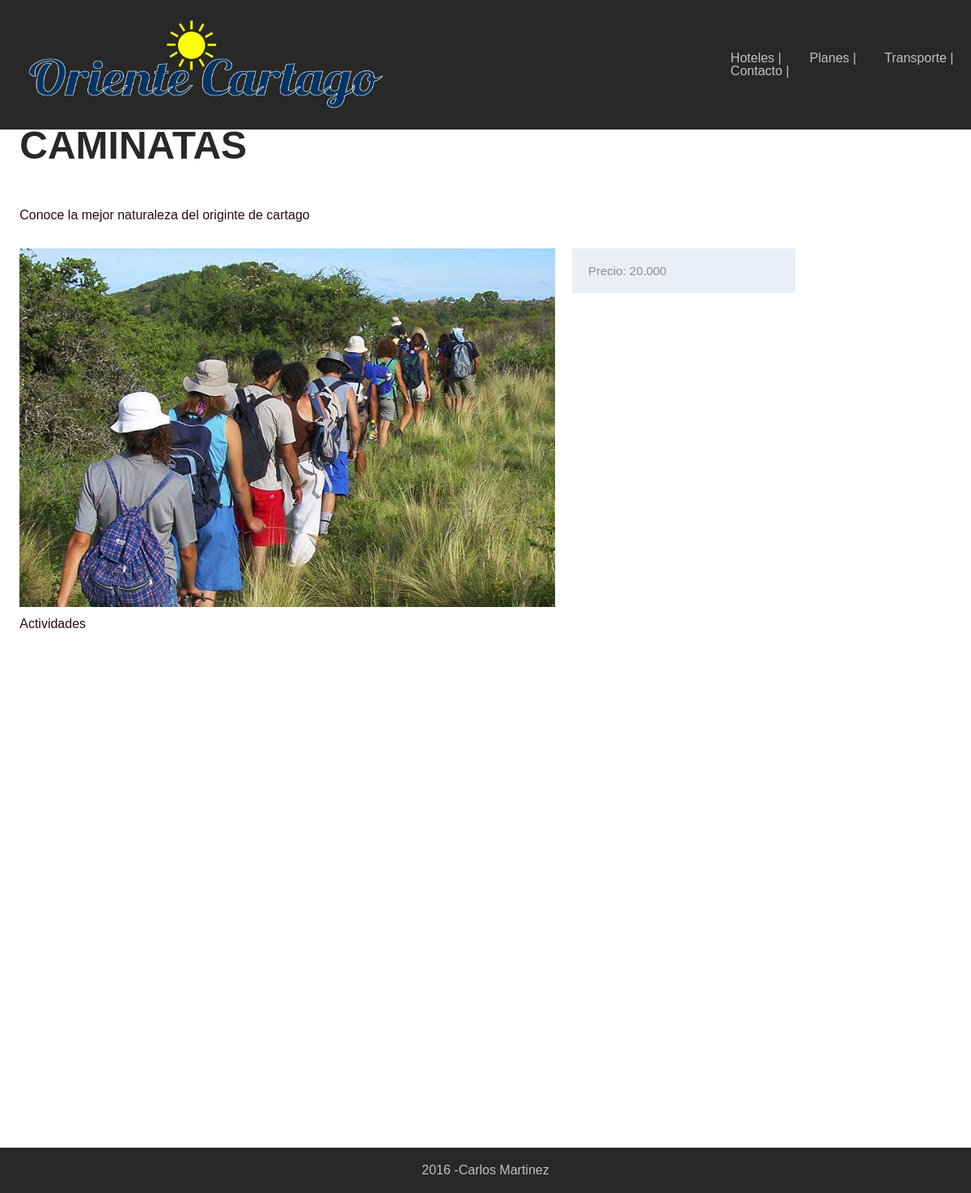
/activity/1/, run on an earlier commit of the app's database.
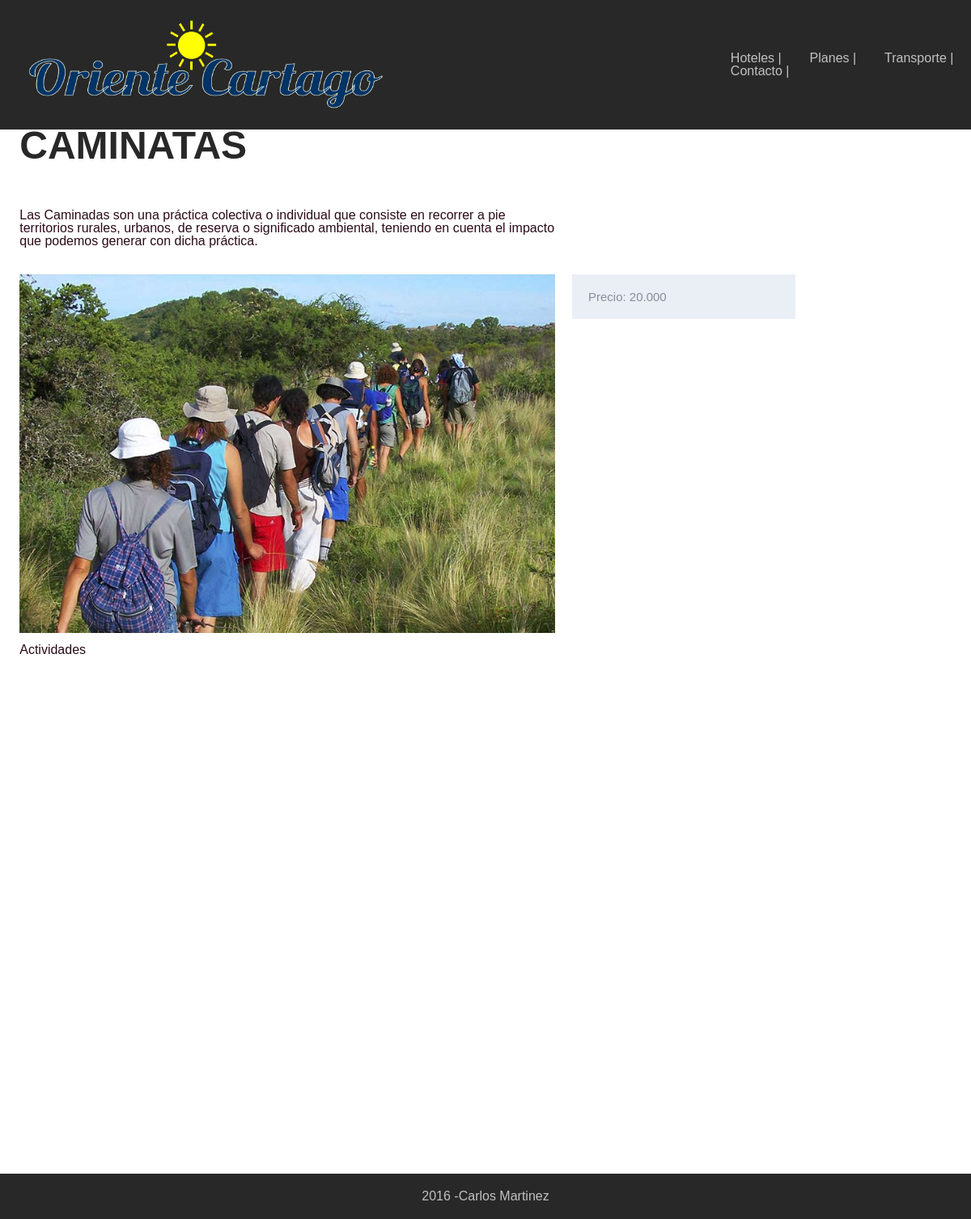
And on a later commit of the database.
### activities/models.py (models this page shows)
class Activity(models.Model):
	name = models.CharField(max_length=255)
	description = models.CharField(max_length=255)
	price = models.DecimalField(max_digits=9, decimal_places=3)
	image = models.ImageField(blank=True)

### activities/views.py (the view)
# urls.py: url(r'^activity/(?P<pk>[0-9]+)/$', views.activities_detail)
def activities_detail(request, pk):
	activity = get_object_or_404(Activity, pk=pk)
	template = loader.get_template('activity_detail.html')
	context = {
		'activity': activity
	}
	return HttpResponse(template.render(context, request))

### templates/activity_detail.html (shortened to what this page needs)
{% load staticfiles %}
<!DOCTYPE html>
<html lang="en">
<head>
	{% load staticfiles %}
	<link rel="stylesheet" href="{% static 'css/style.css' %}">
</head>
<body>
	<header>
		<div class="container">
			<nav class="row between middle">
				<div class="col-4">
					<a href="/">
						<img src="{% static 'assets/cartago1.png' %}">
					</a>
				</div>
				<div class="col-3 end">
					<ul class="row between">
						<li class="col">
							<a href="{% url 'hotels.views.hotels' %}">Hoteles </a> |
						</li>
						<li class="col">
							<a href="{% url 'plans.views.plans' %}">Planes</a> |
						</li>
						<li class="col">
							<a href="{% url 'transports.views.transports' %}">Transporte</a> |
						</li>
						<li class="col">
							<a href="{% url 'contacts.views.new_contact' %}">Contacto</a> |
						</li>
					</ul>
				</div>
			</nav>
		</div>
	</header>
	<section class="full-height">
		<div class="container">
			<div class="row">
					<h2 class="col-12">{{ activity.name }}</h2>
					<p class="col-7">{{ activity.description }}</p>
			</div>
            <div class="row">
                <div class="col-7">
                	<img src="{{ activity.image.url }}" alt="">
                </div>
                <div class="col-3">
                	<div class="row">
                		<div class="col-12 info">
                			Precio: {{ activity.price}}
                		</div>
                	</div>
                </div>
            </div>
            <div class="row">
               	<h3 class="col-12">
               		<a class="a_" href="{% url 'activities.views.activities' %}">Actividades</a>
               	</h3>
            </div>
            <div class="row">
            	<iframe src="https://www.google.com/maps/embed?pb=!1m14!1m12!1m3!1d15904.56370959305!2d-75.91654270671657!3d4.745553527883959!2m3!1f0!2f0!3f0!3m2!1i1024!2i768!4f13.1!5e0!3m2!1ses!2sco!4v1457319613057" width="600" height="450" frameborder="0" style="border:0" allowfullscreen></iframe>
            </div>
		</div>
	</section>
	<footer>
		<div class="container">
			<div class="row center">
				2016 - <a href="https://twitter.com/CarlosAM_7" target="_blank">Carlos Martinez</a>
			</div>
		</div>
	</footer>
</body>
</html>

What changed in the data, as far as the page shows it:
changed Activity "CAMINATAS": description "Conoce la mejor naturaleza del originte de cartago" → "Las Caminadas son una práctica colectiva o individual que consiste en recorrer a pie territorios rurales, urbanos, de reserva o significado ambiental, teniendo en cuenta el impacto que podemos generar con dicha práctica."
